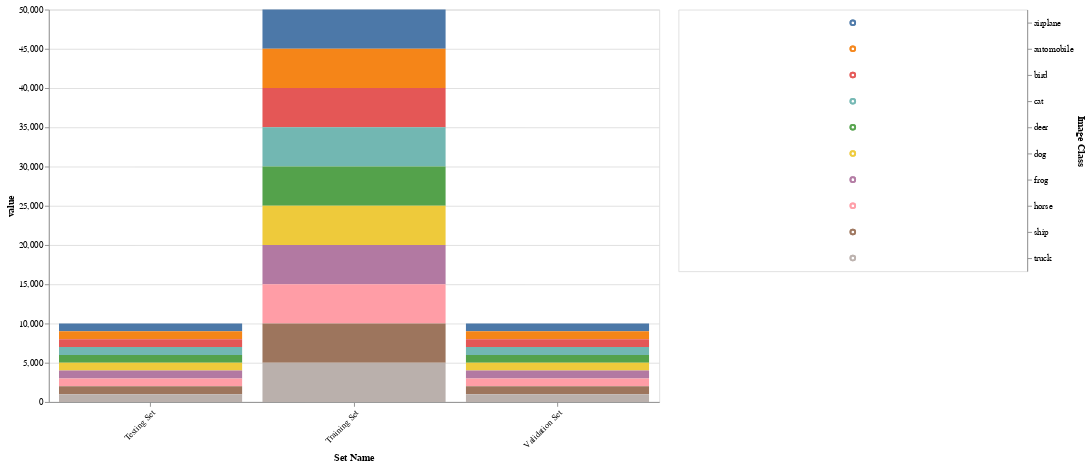

The notebook cell this image was saved under:
### Code cell
# Set a checkpoint
checkpoint(0)

# Get the counts of each of the image types and put them in a dataframe
set_value_counts = pd.DataFrame([
    np.unique(y_train, return_counts=True)[1],
    np.unique(y_val, return_counts=True)[1],
    np.unique(y_test, return_counts=True)[1]
], index=['Training Set', 'Validation Set', 'Testing Set'])

set_value_counts.columns = set_value_counts.columns.map(CLASS_NAMES)
set_value_counts.columns.name = 'Image Class'
set_value_counts.index.name = 'Set Name'

# Transform the dataframe into a format suitable for altair
source = set_value_counts.reset_index().melt('Set Name')

# Create a multi selection index with every class pre-initialised
selection = alt.selection_multi(
    fields=["Image Class"]
)
color = alt.condition(
    selection, alt.Color("Image Class:N", legend=None), alt.value("lightgray")
)

barchart = (
    alt.Chart(source)
    .mark_bar()
    .encode(x=alt.X("Set Name:N", axis=alt.Axis(labelAngle=-45)),
            y="value:Q", color=color, 
            tooltip=[alt.Tooltip("Image Class:N", title='Image Class'), 
                     alt.Tooltip("value:N", title='Number of Images')])
    .add_selection(selection)
    .properties(width=700,height=450)
)

legend = (
    alt.Chart(source)
    .mark_point()
    .encode(y=alt.Y("Image Class:N", axis=alt.Axis(orient="right")), color=color)
    .add_selection(selection)
)

barchart | legend

### Figure 1 — Vega-Lite specification as saved in the notebook (floating-point values rounded to 4 significant figures)
{"$schema": "https://vega.github.io/schema/vega-lite/v3.4.0.json", "config": {"mark": {"tooltip": null}, "view": {"height": 300, "width": 400}}, "data": {"name": "data-98f63eede445c59b5c9802d13fa9f0ea"}, "datasets": {"data-98f63eede445c59b5c9802d13fa9f0ea": [{"Image Class": "airplane", "Set Name": "Training Set", "value": 5000}, {"Image Class": "airplane", "Set Name": "Validation Set", "value": 1000}, {"Image Class": "airplane", "Set Name": "Testing Set", "value": 1000}, {"Image Class": "automobile", "Set Name": "Training Set", "value": 5000}, {"Image Class": "automobile", "Set Name": "Validation Set", "value": 1000}, {"Image Class": "automobile", "Set Name": "Testing Set", "value": 1000}, {"Image Class": "bird", "Set Name": "Training Set", "value": 5000}, {"Image Class": "bird", "Set Name": "Validation Set", "value": 1000}, {"Image Class": "bird", "Set Name": "Testing Set", "value": 1000}, {"Image Class": "cat", "Set Name": "Training Set", "value": 5000}, {"Image Class": "cat", "Set Name": "Validation Set", "value": 1000}, {"Image Class": "cat", "Set Name": "Testing Set", "value": 1000}, {"Image Class": "deer", "Set Name": "Training Set", "value": 5000}, {"Image Class": "deer", "Set Name": "Validation Set", "value": 1000}, {"Image Class": "deer", "Set Name": "Testing Set", "value": 1000}, {"Image Class": "dog", "Set Name": "Training Set", "value": 5000}, {"Image Class": "dog", "Set Name": "Validation Set", "value": 1000}, {"Image Class": "dog", "Set Name": "Testing Set", "value": 1000}, {"Image Class": "frog", "Set Name": "Training Set", "value": 5000}, {"Image Class": "frog", "Set Name": "Validation Set", "value": 1000}, {"Image Class": "frog", "Set Name": "Testing Set", "value": 1000}, {"Image Class": "horse", "Set Name": "Training Set", "value": 5000}, {"Image Class": "horse", "Set Name": "Validation Set", "value": 1000}, {"Image Class": "horse", "Set Name": "Testing Set", "value": 1000}, {"Image Class": "ship", "Set Name": "Training Set", "value": 5000}, {"Image Class": "ship", "Set Name": "Validation Set", "value": 1000}, {"Image Class": "ship", "Set Name": "Testing Set", "value": 1000}, {"Image Class": "truck", "Set Name": "Training Set", "value": 5000}, {"Image Class": "truck", "Set Name": "Validation Set", "value": 1000}, {"Image Class": "truck", "Set Name": "Testing Set", "value": 1000}]}, "hconcat": [{"encoding": {"color": {"condition": {"field": "Image Class", "legend": null, "selection": "selector001", "type": "nominal"}, "value": "lightgray"}, "tooltip": [{"field": "Image Class", "title": "Image Class", "type": "nominal"}, {"field": "value", "title": "Number of Images", "type": "nominal"}], "x": {"axis": {"labelAngle": -45}, "field": "Set Name", "type": "nominal"}, "y": {"field": "value", "type": "quantitative"}}, "height": 450, "mark": "bar", "selection": {"selector001": {"fields": ["Image Class"], "type": "multi"}}, "width": 700}, {"encoding": {"color": {"condition": {"field": "Image Class", "legend": null, "selection": "selector001", "type": "nominal"}, "value": "lightgray"}, "y": {"axis": {"orient": "right"}, "field": "Image Class", "type": "nominal"}}, "mark": "point", "selection": {"selector001": {"fields": ["Image Class"], "type": "multi"}}}]}
